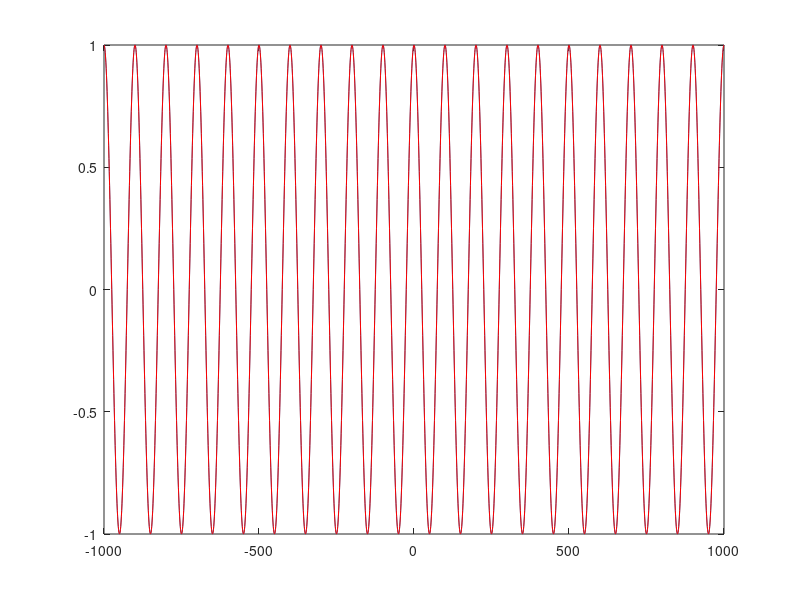

Source code (MATLAB):
n = -1000:1000;
x = exp(j*2*pi*0.01*n);
plot(n,real(x))
y = exp(j*2*pi*2.01*n); % note que wy[n]= wx[n]+2pi
hold
plot(n,real(y),'r');
